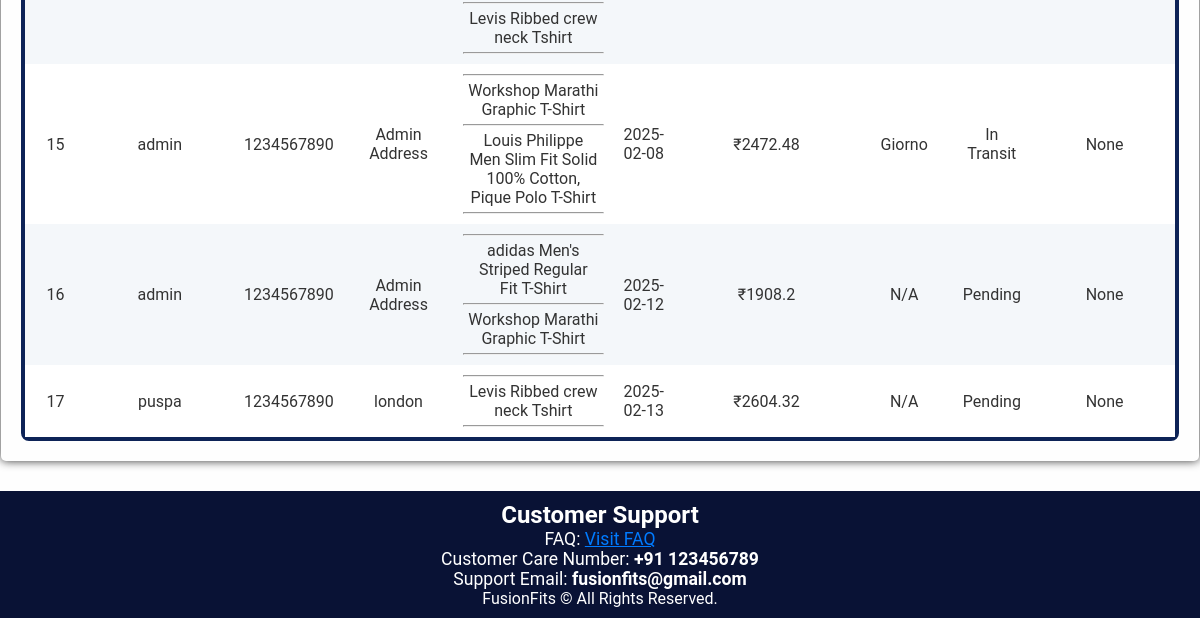
Page /admin/orders (signed in, lower part) on the earlier database version.
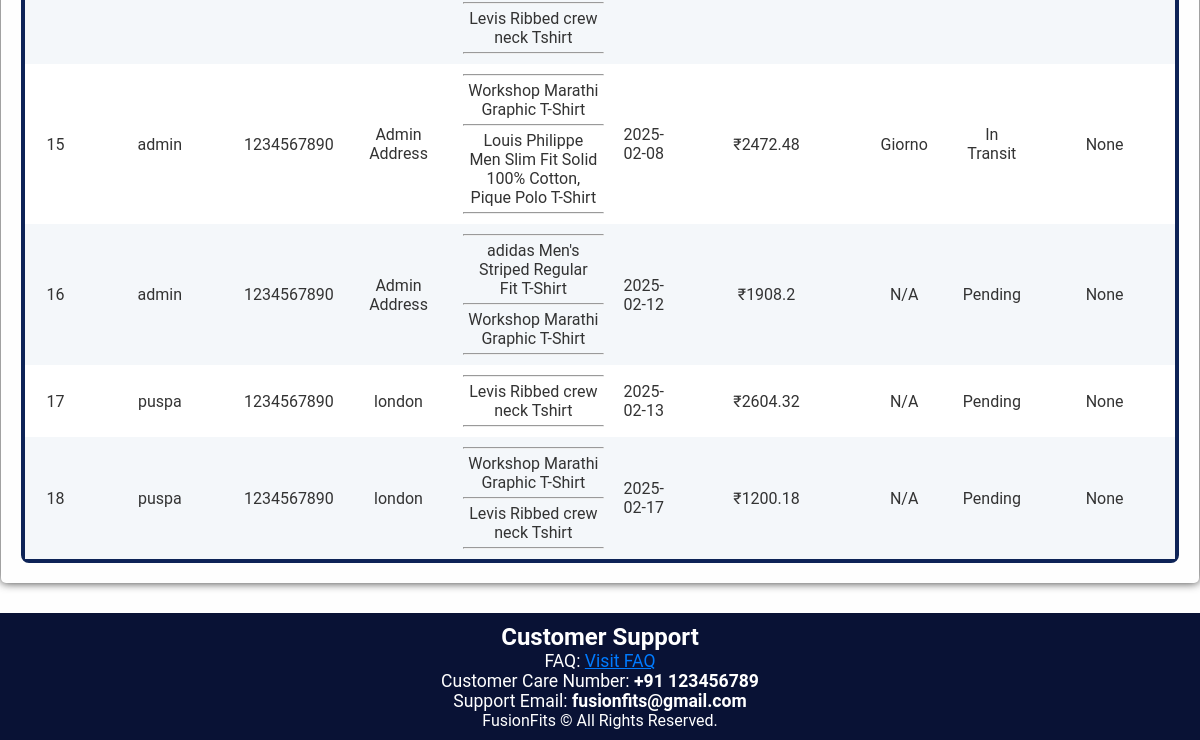
Same page on the later database version.
### app/models.py (models this page shows, shortened)
class Product(db.Model):
    __tablename__ = "product"
    id = db.Column(db.Integer, primary_key=True)
    name = db.Column(db.String(100), nullable=False)
    price = db.Column(db.Float, nullable=False)
    description = db.Column(db.String(255), nullable=False)
    category = db.Column(db.String(100), nullable=False)
    quantity = db.Column(db.Integer, nullable=False)
    manufacturer = db.Column(db.String(100), nullable=True)
    country_of_origin = db.Column(db.String(50), nullable=True)
    avg_rating = db.Column(db.Float, nullable=True)
    discount = db.Column(db.Float, default=0.0, nullable=True)
    size = db.Column(db.String(20))  # Ensure this line exists
    colour = db.Column(db.String(20), nullable=True)
    gender = db.Column(db.String(10), nullable=True)  # New field for gender
    images = db.relationship("ProductImage", backref="product", lazy=True)
    ratings = relationship("Rating", back_populates="product")

class OrderDetails(db.Model):
    __tablename__ = "order_details"
    id = db.Column(db.Integer, primary_key=True)
    user_name = db.Column(db.String(100), nullable=False)
    user_email = db.Column(db.String(100), nullable=False)
    user_contact = db.Column(db.String(20), nullable=False)
    user_address = db.Column(db.String(200), nullable=False)
    user_city = db.Column(db.String(100), nullable=False)
    subtotal = db.Column(db.Float, nullable=False)
    delivery_charges = db.Column(db.Float, nullable=False)
    grand_total = db.Column(db.Float, nullable=False)
    order_date = db.Column(db.DateTime, nullable=False)
    delivered_date = db.Column(db.DateTime, nullable=True)  # Added Delivered_Date
    user_id = db.Column(db.Integer, db.ForeignKey("user.id",name="u_id"), nullable=False)  # Added user_id
    assigned_delivery_person_id = Column(Integer, ForeignKey("user.id",name="d_id"), nullable=True)
    status_options = Enum("Pending", "In Transit", "Delivered", "Failed")
    status = db.Column(status_options, default="Pending", nullable=False)  # Corrected Enum usage
    user = relationship("User", foreign_keys=[user_id])
    assigned_delivery_person = relationship("User", foreign_keys=[assigned_delivery_person_id])
    products = relationship("Product", secondary="ordered_product", viewonly=True)

class User(UserMixin, db.Model):
    id = db.Column(db.Integer, primary_key=True)
    username = db.Column(db.String(50), nullable=False)
    email = db.Column(db.String(100), unique=True, nullable=False)
    password = db.Column(db.String(255), nullable=False)
    role = db.Column(db.String(20), nullable=False)
    contact = db.Column(db.String(20), nullable=False)
    address = db.Column(db.String(200), nullable=False)
    city = db.Column(db.String(100), nullable=False)
    dob = db.Column(db.Date, nullable=False)
    reset_token = db.Column(db.String(128), nullable=True)

### app/admin.py (the view)
@admin.route("/orders", methods=["GET"])
@restrict_to_admin()
def order_details():
    all_orders = db.session.query(OrderDetails).all()
    return render_template("all_orders.html",orders=all_orders)

### app/utils.py (called while the page is built)
def restrict_to_admin():
    def decorator(f):
        @wraps(f)
        @login_required
        def decorated_function(*args, **kwargs):
            if current_user.role != "admin":
                flash("Access denied! Admins only.", "danger")
                return redirect(url_for("main.home"))
            return f(*args, **kwargs)
        return decorated_function
    return decorator

### app/templates/all_orders.html (shortened to what this page needs)
<!DOCTYPE html>
<html lang="en">
    <head>
        <link rel="stylesheet" href="{{ url_for('static',filename='delivery_dashboard.css') }}">
    </head>
    {% extends 'home.html' %}
    {% block content %}
    <div class="dashboard-container">
        <div class="order-list">
            {% if orders %}
            <table>
                <tbody>
                    {% for order in orders %}
                    <tr>
                        <td>{{ order.id }}</td>
                        <td>{{ order.user_name }}</td>
                        <td>{{ order.user_contact }}</td>
                        <td>{{ order.user_address }}</td>
                        <td>
                            <hr>
                            {% for product in order.products %}
                            <p class="product-name">{{ product.name }}</p>
                            <hr>
                            {% endfor %}
                        </td>
                        <td>{{ order.order_date.strftime('%Y-%m-%d') }}</td>
                        <td>₹{{ order.grand_total }}</td>
                        <td>{% if order.assigned_delivery_person %}
                            {{ order.assigned_delivery_person.username }}
                            {% else %}
                            N/A
                            {% endif %}
                        </td>
                        <td>{{ order.status }}</td>
                        <td>{{ order.delivered_date }}</td>
                    </tr>
                    {% endfor %}
                </tbody>
            </table>
            {% else %}
            <p>No orders available.</p>
            {% endif %}
        </div>
    </div>
    {% endblock %}

Differences in the rows shown:
added OrderDetails: id "18", user_name "puspa", user_contact "1234567890", user_address "london", order_date "2025-02-17", grand_total "1200.18", shows "N/A", status "Pending", delivered_date "None", Product (name "Workshop Marathi Graphic T-Shirt"), Product (name "Levis Ribbed crew neck Tshirt")
